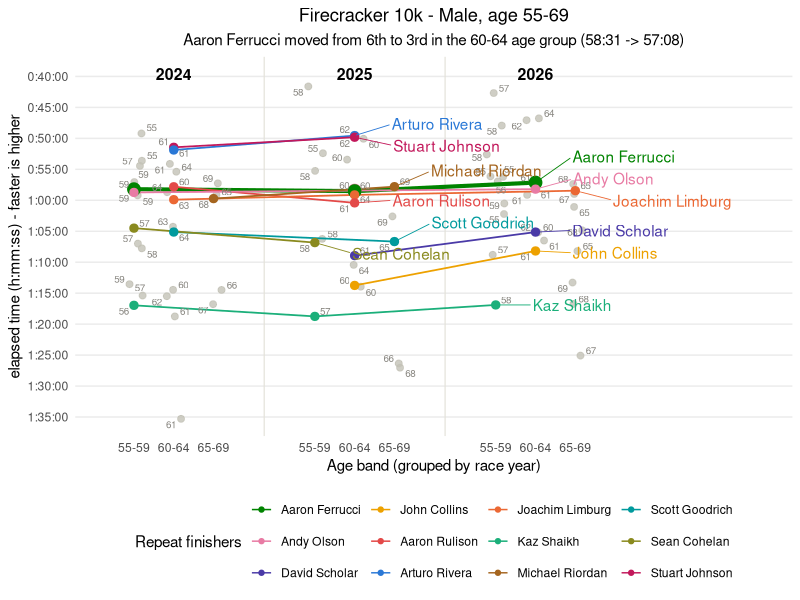
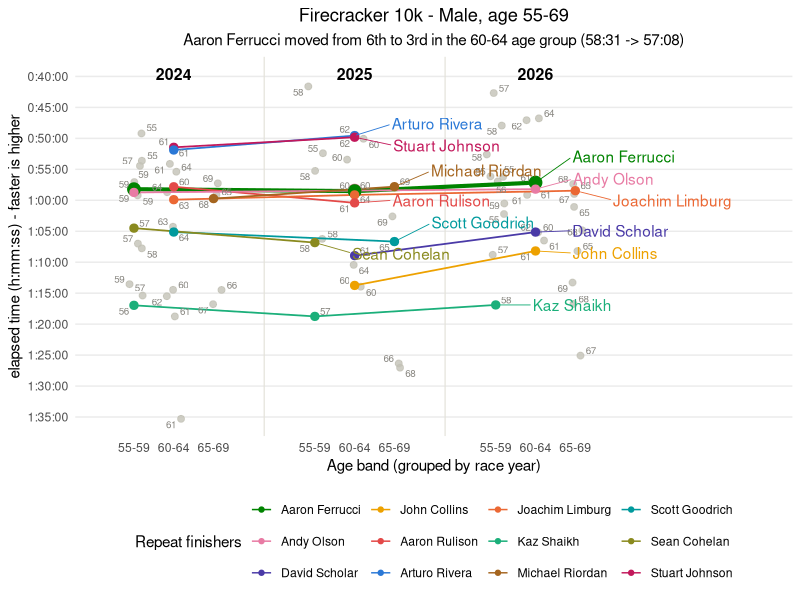

Recreate these plots in R, in order.
library(ggplot2)
library(ggrepel)
library(dplyr)

timestr <- function(elapsed) {
  seconds <- elapsed
  hours <- as.integer(seconds / 3600)
  seconds <- seconds - hours * 3600
  minutes <- as.integer(seconds / 60)
  seconds <- round(seconds - minutes * 60, digits=2)

  minute_prefix <- ifelse(minutes < 10, "0", "")
  minutes <- paste0(minute_prefix, minutes)
  second_prefix <- ifelse(seconds < 10, "0", "")
  seconds <- paste0(second_prefix, seconds)

  time <- paste(hours, minutes, seconds, sep=":")
  return(time)
}

parse_time <- function(hms_str) {
  sapply(strsplit(hms_str, ":"), function(hms) Reduce(function(acc, x) as.numeric(acc) * 60 + as.numeric(x), hms))
}

band_of_age <- function(age) {
  ifelse(age >= 55 & age <= 59, "55-59",
  ifelse(age >= 60 & age <= 64, "60-64",
  ifelse(age >= 65 & age <= 69, "65-69", NA)))
}

# 2024: the raw file wraps each finisher's name across several physical lines
# (a PDF-table-extraction artifact); using the manually-modified file, which
# has already collapsed each record to one tab-separated row (see main.R).
data2024 <- read.table("data/firecracker_10k_2024_manually_modified.txt", header=F, sep="\t", quote="", stringsAsFactors=F,
  col.names=c("Place","Bib","Initial","Full.Name","Gender","City","State","Country","Time",
              "Time2","Blank1","Age","Blank2","AgeGroupPlace","AgeGroup"))
data2024$Time <- parse_time(data2024$Time)
data2024$Year <- "2024"

# 2025: no header row in the raw file
data2025 <- read.table("data/firecracker_10k_2025.txt", header=F, sep="\t", quote="", stringsAsFactors=F,
  col.names=c("Place","Bib","Full.Name","Gender","Age","City","State","Time",
              "GenderPlace","AgeGroup","AgeGroupPlace","Pace","Blank1","Blank2"))
data2025$Time <- parse_time(data2025$Time)
data2025$Year <- "2025"

# 2026: the last line of the raw data is malformed; using the manually-modified file (see main.R)
data2026 <- read.table("data/firecracker_10k_2026_manually_modified.txt", header=T, sep="\t", quote="", stringsAsFactors=F)
data2026$Time <- parse_time(data2026$Gun.Elapsed.Time)
data2026$Year <- "2026"

# every year shows the same 3 age bands: 60-64 plus the one below (55-59) and
# above (65-69), so a runner's line can track them aging across bands
cols <- c("Full.Name", "Age", "Time", "Year")
combined <- rbind(data2024[data2024$Gender == "M" & data2024$Age >= 55 & data2024$Age <= 69, cols],
                   data2025[data2025$Gender == "Male" & data2025$Age >= 55 & data2025$Age <= 69, cols],
                   data2026[data2026$Gender == "Male" & data2026$Age >= 55 & data2026$Age <= 69, cols])
combined$AgeBand <- band_of_age(combined$Age)

combined <- combined %>%
  group_by(Year, AgeBand) %>%
  mutate(AgeGroupRank = rank(Time, ties.method="min")) %>%
  ungroup()

# names that raced any of these 3 bands in more than one year
year_counts <- table(unique(combined[, c("Full.Name", "Year")])$Full.Name)
repeat_names_by_years <- names(year_counts)[year_counts >= 2]

# order: the 4 runners already carried over from the earlier 2-year chart
# keep their established colors (green/magenta/violet/yellow) -- a filter
# widening the series set should never repaint the survivors. The 8 newly
# surfaced repeats (visible now that neighboring bands are included) fill the
# remaining slots, alphabetically for a reproducible order.
established <- c("Aaron Ferrucci", "Andy Olson", "David Scholar", "John Collins")
new_repeats <- sort(setdiff(repeat_names_by_years, established))
repeat_names <- c(established, new_repeats)

combined$Runner <- ifelse(combined$Full.Name %in% repeat_names, combined$Full.Name, "Other finishers")
combined$Runner <- factor(combined$Runner, levels=c(repeat_names, "Other finishers"))

field <- combined[combined$Runner == "Other finishers",]
repeats <- combined[combined$Runner != "Other finishers",]

# numeric x position: year clusters spaced widely (1, 2, 3), each split into
# 3 closely-spaced sub-columns for the age bands, so the chart reads as
# "grouped by year, then by age band" rather than 9 evenly-spaced columns.
# Field points get a further small jitter so overlapping times separate
# visually; the jitter is computed once, here, as a plain numeric column so
# the age-label layer (geom_text_repel) can anchor to the exact same spot
# (position_jitter inside geom_point has no data a separate layer can see).
year_pos <- c(`2024`=1, `2025`=2, `2026`=3)
band_offset <- c(`55-59`=-0.22, `60-64`=0, `65-69`=0.22)
set.seed(42)
field$PlotX <- year_pos[field$Year] + band_offset[field$AgeBand] + runif(nrow(field), -0.05, 0.05)
repeats$PlotX <- year_pos[repeats$Year] + band_offset[repeats$AgeBand]

# validated palette slots (dataviz skill, adjacent-pair check): established
# 4 keep their colors; the 8 new repeats take the remaining slots in an order
# chosen so no two adjacent slots are both warm earth tones (red/orange/
# brown/olive clustered badly together in testing). Note: this only clears
# the *adjacent* CVD/contrast checks, not all-pairs -- with 12 series on a
# scatter-like chart, no ordering of this many hues clears all-pairs (see
# dataviz skill palette.md); direct name labels on every line are the
# secondary encoding that keeps identity readable when two hues do collide.
runner_colors <- setNames(
  c("#008300", "#e87ba4", "#4a3aa7", "#eda100",  # established: green, magenta, violet, yellow
    "#e34948", "#2a78d6", "#eb6834", "#1baf7a",  # red, blue, orange, aqua
    "#a5651f", "#009a9d", "#8a8a1f", "#c2185b"), # brown, teal, olive, rose
  c(established, new_repeats))
runner_colors["Other finishers"] <- "#c3c2b7"

# highlight Aaron Ferrucci with a heavier line/point throughout, plus Andy
# Olson's 2025 dot, since it sits only 5 seconds from Aaron's that year
repeats$is_ferrucci <- repeats$Full.Name == "Aaron Ferrucci"
repeats$highlight_point <- repeats$is_ferrucci |
  (repeats$Full.Name == "Andy Olson" & repeats$Year == "2025")

time_ticks <- seq(40*60, 95*60, by=5*60)

# label each repeat runner's line at their own last-raced year (not every
# runner has a 2026 row in these 3 bands)
label_data <- repeats %>%
  group_by(Full.Name) %>%
  filter(Year == max(Year)) %>%
  ungroup()

# every dot, all years and bands, gets a small muted age label anchored to
# its exact (possibly jittered) plotted position
age_labels <- rbind(field[, c("PlotX","Time","Age")], repeats[, c("PlotX","Time","Age")])

# thin dividers between year clusters reinforce the year-first grouping
year_dividers <- c(1.5, 2.5)

set.seed(42)
slope_plot <-
  ggplot() +
  geom_vline(xintercept=year_dividers, color="#e3e2d9", linewidth=0.4) +
  geom_point(data=field, aes(x=PlotX, y=Time), color="#c3c2b7", size=2, alpha=0.8) +
  geom_line(data=repeats, aes(x=PlotX, y=Time, group=Full.Name, color=Runner, linewidth=is_ferrucci)) +
  geom_point(data=repeats, aes(x=PlotX, y=Time, color=Runner, size=highlight_point)) +
  geom_text_repel(data=age_labels, aes(x=PlotX, y=Time, label=Age),
                   size=2.5, color="#898781", segment.size=0.2, segment.color="#c3c2b7",
                   box.padding=0.15, point.padding=0.05, force=0.3, max.overlaps=Inf, seed=42) +
  geom_text_repel(data=label_data, aes(x=PlotX, y=Time, label=Full.Name, color=Runner),
                   nudge_x=0.2, hjust=0, direction="y", segment.size=0.3, show.legend=F) +
  # scale_y_reverse plots smaller elapsed times higher, so "above the data"
  # means a y value *faster* than the fastest finisher, not slower
  annotate("text", x=year_pos, y=min(combined$Time) - 2*60, label=names(year_pos), fontface="bold", size=4) +
  expand_limits(y=min(combined$Time) - 2*60) +
  scale_color_manual(values=runner_colors, breaks=repeat_names, name="Repeat finishers") +
  scale_linewidth_manual(values=c(`FALSE`=0.6, `TRUE`=1.4), guide="none") +
  scale_size_manual(values=c(`FALSE`=2.5, `TRUE`=4), guide="none") +
  scale_y_reverse(breaks=time_ticks, labels=timestr(time_ticks), name="elapsed time (h:mm:ss) - faster is higher") +
  scale_x_continuous(breaks=unlist(lapply(year_pos, function(yp) yp + band_offset)),
                      labels=rep(names(band_offset), times=length(year_pos)),
                      expand=expansion(add=c(0.3, 1.0))) +
  labs(x="Age band (grouped by race year)",
       title="Firecracker 10k - Male, age 55-69",
       subtitle="Aaron Ferrucci moved from 6th to 3rd in the 60-64 age group (58:31 -> 57:08)") +
  theme_minimal() +
  theme(
    panel.grid.minor = element_blank(),
    panel.grid.major.x = element_blank(),
    plot.title = element_text(hjust = 0.5),
    plot.subtitle = element_text(hjust = 0.5),
    legend.position = "bottom"
  ) +
  guides(color=guide_legend(nrow=3))

print(slope_plot)
svg(filename="slope_male_60_64.svg", width=11, height=8)
print(slope_plot)
dev.off()
